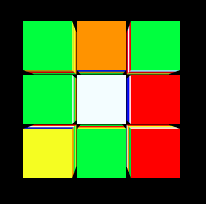
#> input picture tests/in/Cube_1.png, 206 x 204 px
$ python vision.py
#> lines starting #> are read from the running program, lines starting #| are printed output that depends on the picture; after the words box and inside, x2 and y2 are one past the last pixel; in counts of white or black regions, pixels touching at a corner belong together
'''
reference:
    1. Morphological processing
    -> https://blog.csdn.net/sunny2038/article/details/9137759
    -> https://www.jianshu.com/p/dcecaf62da71

    2. color spaces and color segmentation
    -> https://www.learnopencv.com/color-spaces-in-opencv-cpp-python/
    -> https://blog.csdn.net/Taily_Duan/article/details/51506776

    3. find contours
    -> https://blog.csdn.net/sunny2038/article/details/12889059

    4. get extreme points in contours
    -> https://www.pyimagesearch.com/2016/04/11/finding-extreme-points-in-contours-with-opencv/

    5. hsv color filter
    -> https://github.com/alkasm/colorfilters/blob/master/colorfilters/__init__.py

questions:
    1. why should we convert input image from bgr to hsv ?
    -> https://www.learnopencv.com/color-spaces-in-opencv-cpp-python/
'''

import cv2
import numpy as np
import setting


# Color threshold to find the squares
open_kernel = cv2.getStructuringElement(cv2.MORPH_RECT, (7, 7))
close_kernel = cv2.getStructuringElement(cv2.MORPH_RECT, (5, 5))

# 9 grids per face, 5 sample points per grid
sample_points = [[] for i in range(9)]
# [(x1, y1), (x2, y2)]
sample_border = [(0, 0),(100, 100)]


def straighten(contours: list) -> tuple:
    '''
        find the left-top and the right-bottom in every contour(a group of points).

         x1,y1 ------
         |          |
         |          |
         |          |
         --------x2,y2

        input:
            a list of contours

        output:
            a list of rectangles :[
                ((x1, y1), (x2, y2)),
                ((x1, y1), (x2, y2)),
                ((x1, y1), (x2, y2)),
                ...
            ]
    '''
    rects = []
    for cont in contours:

        left = tuple(cont[:, 0][cont[:, :, 0].argmin()])
        right = tuple(cont[:, 0][cont[:, :, 0].argmax()])
        top = tuple(cont[:, 0][cont[:, :, 1].argmin()])
        bottom = tuple(cont[:, 0][cont[:, :, 1].argmax()])

        # add left-top and right-bottom points
        rects.append(((left[0], top[1]), (right[0], bottom[1])))

    return rects


def sort_coordinate(grids: dict) -> list:
    '''
        sort rectangles arrording to their coordinates,
        so that we can know which col and row each color grid belongs to.

        input:
            grids : {
                (x1, y1):color,
                (x2, y2):color,
                (x3, y3):color,
                ...
            }

        output:
            colors in a face, a list with 9 colors: [
                color,color,color,
                color,color,color,
                color,color,color
            ],
    '''
    # sort coordinates by row
    coordinates = sorted(list(grids.keys()), key=lambda x_y: x_y[1])

    if not len(coordinates) == 9:
        # print(coordinates)
        return None

    face = [coordinates[:3], coordinates[3:6], coordinates[6:9]]

    for row in face:

        # sort coordinates inside a row by col
        row.sort(key=lambda x_y: x_y[0])

        # set color to a grid
        for i in range(3):
            row[i] = grids[row[i]].lower()
#> in _test_scan_cube, image is the input picture: shape (204, 206, 3); mean B, G, R 35.8, 104.3, 80.7

    return face[0] + face[1] + face[2]


# [18 lines left out: function hsv_range_mask, not called in this run]


def scan_cube(image, mode) -> list:
    '''
        Get the color of each small grid.

        input:
            image(bgr)

        output:
            colors in a face, a list with 9 colors: [
                color,color,color,
                color,color,color,
                color,color,color
            ],
            image: modified image
    '''
    if mode == 'm':
        return manual_find(image)

    if mode == 'a':
        return auto_find(image)


# [185 lines left out: functions sample_coordinates, five_points, border_points, count_sample_points, get_color, sample and 1 more, not called in this run]


def auto_find(image:np.ndarray) -> tuple:
    '''
        We don't know the position of rubik's cube in image,
        so we try to filter every color and morphologyEx
    '''
    hsv = cv2.cvtColor(image, cv2.COLOR_BGR2HSV)
#> hsv: shape (204, 206, 3); mean H, S, V 27.2, 128.6, 144
    grids = {}

    for color, (lower, upper) in setting.hsv_ranges.items():
        lower = np.array(lower, dtype=np.uint8)
        upper = np.array(upper, dtype=np.uint8)

        # get {color} blocks
        color_mask = cv2.inRange(hsv, lower, upper)

        # morphologyEx open: remove noise from the background
        color_mask = cv2.morphologyEx(color_mask, cv2.MORPH_OPEN, open_kernel, iterations=1)

        # morphologyEx close: remove noise from the foreground
        color_mask = cv2.morphologyEx(color_mask, cv2.MORPH_CLOSE, close_kernel, iterations=5)

        # find contours of grids
        cnts, _ = cv2.findContours(color_mask, cv2.RETR_EXTERNAL, cv2.CHAIN_APPROX_SIMPLE)

        rects = straighten(cnts)

        for rect in rects:
            grids[rect[0]] = color
            cv2.rectangle(image, rect[0], rect[1], setting.bgr_colors[color], 2)
#> this loop made 7 passes
#> (cnts, rects) on passes 2, 4, 6: ([[[131, 75], [131, 177], [179, 177], [179, 75]]], [((131, 75), (179, 177))]), ([[[23, 129], [23, 177], [71, 177], [71, 129]]], [((23, 129), (71, 177))]), ([[[77, 75], [77, 123], [125, 123], [125, 75]]], [((77, 75), (125, 123))])
#> rects on pass 5: [((131, 75), (179, 177)), ((77, 21), (125, 69))]
#> pass 1, in auto_find, `color_mask = cv2.inRange(hsv, lower, upper)`:
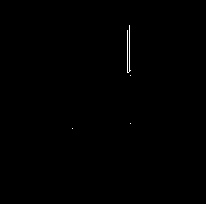
#> color_mask: shape (204, 206); 0.23% white in thin lines or dots, all inside (x1, y1, x2, y2) = (72, 25, 131, 129)
#> pass 2, in auto_find, `color_mask = cv2.inRange(hsv, lower, upper)`:
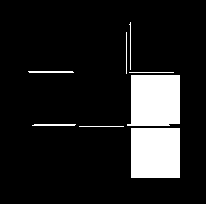
#> color_mask: shape (204, 206); 12.6% white; 8 white regions, largest, box (x1, y1, x2, y2) and area: (127, 75, 180, 126) 2486, (131, 128, 180, 178) 2450, (28, 71, 74, 73) 90
#> pass 2, in auto_find, `color_mask = cv2.morphologyEx(color_mask, cv2.MORPH_OPEN, open_kernel,..`:
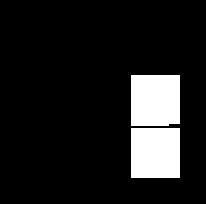
#> color_mask: shape (204, 206); 11.7% white; 2 white regions, box (x1, y1, x2, y2) and area: (131, 75, 180, 126) 2477, (131, 128, 180, 178) 2450
#> after the loop:
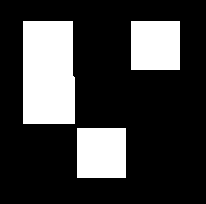
#> color_mask: shape (204, 206); 24% white; 3 white regions, box (x1, y1, x2, y2) and area: (23, 21, 75, 124) 5245, (77, 128, 126, 178) 2450, (131, 21, 180, 70) 2401
#> after the loop:
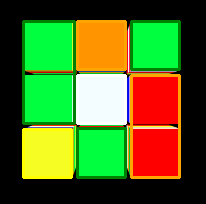
#> image: shape (204, 206, 3); 11.13% of pixels changed, all inside (x1, y1, x2, y2) = (22, 20, 181, 179)
#> after the loop, grids = {(131, 75): 'orange', (23, 129): 'yellow', (77, 21): 'orange', (77, 75): 'white', (77, 128): 'green', (131, 21): 'green', (23, 21): 'green'}

    result = sort_coordinate(grids)
    return result, image


def _test_sort_coordinate():

    grids = {
        (30, 30): 'color33',
        (10, 20): 'color21',
        (10, 10): 'color11',
        (20, 30): 'color32',
        (30, 20): 'color23',
        (20, 10): 'color12',
        (10, 30): 'color31',
        (30, 10): 'color13',
        (20, 20): 'color22'
    }

    a = sort_coordinate(grids)
    print(a)


def _test_scan_cube():

    image = cv2.imread('tests/in/Cube_1.png')
    # colors, face = scan_cube(image, 'm')
    colors, face = scan_cube(image, 'a')

    cv2.imshow('contours', image)
    cv2.waitKey()


if __name__ == "__main__":

    _test_sort_coordinate()
    _test_scan_cube()

$ run again, with tests/in/Cube_2.png copied over tests/in/Cube_1.png
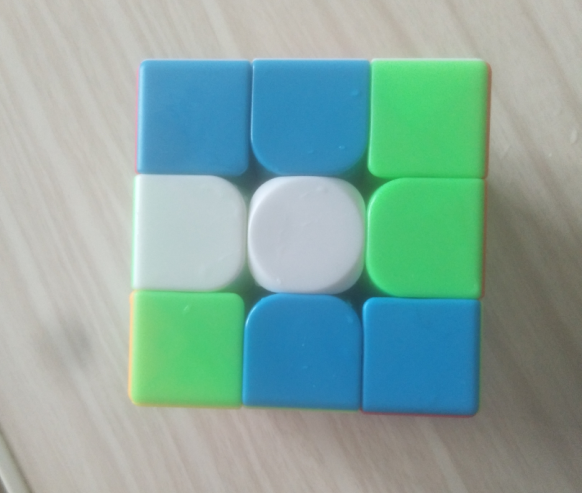
#> input picture tests/in/Cube_2.png, 582 x 493 px
#> in _test_scan_cube, image is the input picture: shape (493, 582, 3); mean B, G, R 161, 169, 136.3
#> hsv: shape (493, 582, 3); mean H, S, V 52.5, 69.8, 179.5
#> the loop in auto_find, `for color, (lower, upper) in setting.hsv_ranges.items():` made 7 passes
#> rects on passes 3, 6, 7: [((142, 61), (479, 413))], [((252, 184), (277, 211)), ((134, 176), (144, 284))], [((131, 270), (251, 408)), ((354, 59), (487, 297))]
#> pass 1, in auto_find, `color_mask = cv2.inRange(hsv, lower, upper)`:
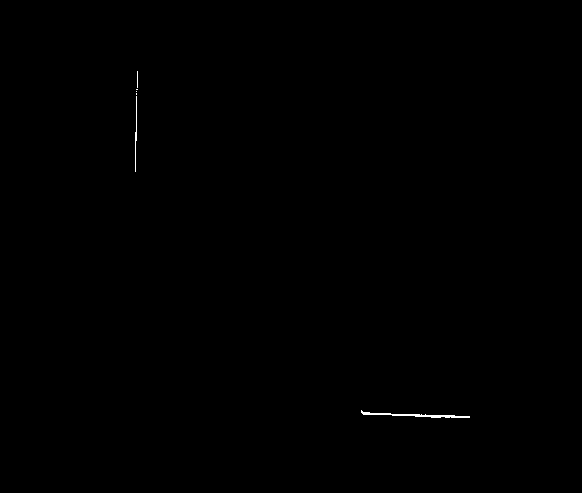
#> color_mask: shape (493, 582); 0.13% white in thin lines or dots, all inside (x1, y1, x2, y2) = (135, 71, 470, 418)
#> after the loop in auto_find, `for color, (lower, upper) in setting.hsv_ranges.items():`:
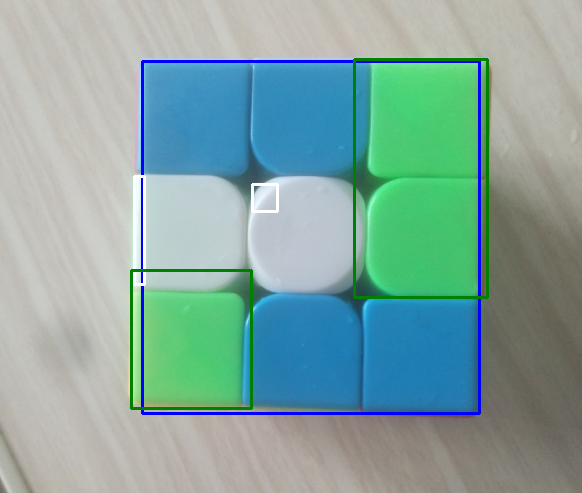
#> image: shape (493, 582, 3); 3% of pixels changed, all inside (x1, y1, x2, y2) = (130, 58, 489, 415)
#> after the loop in auto_find, `for color, (lower, upper) in setting.hsv_ranges.items():`: grids = {(142, 61): 'blue', (252, 184): 'white', (134, 176): 'white', (131, 270): 'green', (354, 59): 'green'}

$ run again, with tests/in/Cube_3.png copied over tests/in/Cube_1.png
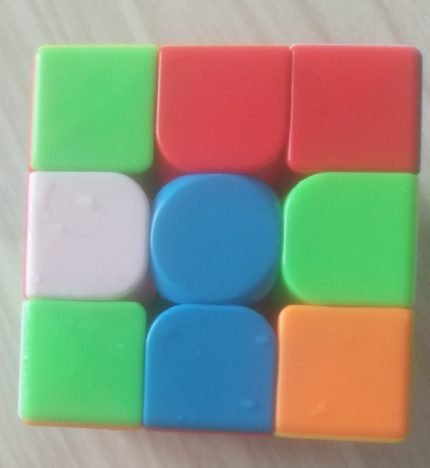
#> input picture tests/in/Cube_3.png, 430 x 468 px
#> in _test_scan_cube, image is the input picture: shape (468, 430, 3); mean B, G, R 132.8, 152.7, 145.4
#> hsv: shape (468, 430, 3); mean H, S, V 69, 111.8, 191.6
#> the loop in auto_find, `for color, (lower, upper) in setting.hsv_ranges.items():` made 7 passes
#> rects on passes 1, 3, 6: [((160, 44), (383, 182))], [((43, 46), (383, 429))], [((26, 172), (41, 293))]
#> pass 1, in auto_find, `color_mask = cv2.morphologyEx(color_mask, cv2.MORPH_CLOSE, close_kerne..`:
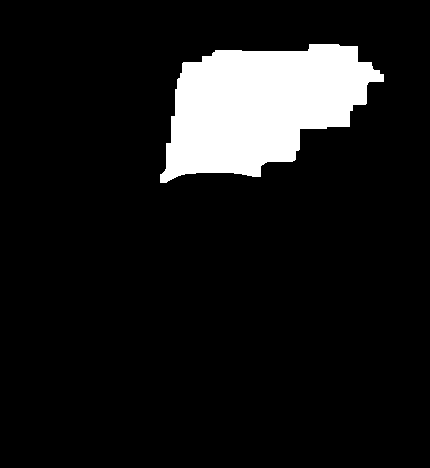
#> color_mask: shape (468, 430); 10% white; 1 white region, box (x1, y1, x2, y2) and area: (160, 44, 384, 183) 20190
#> after the loop in auto_find, `for color, (lower, upper) in setting.hsv_ranges.items():`:
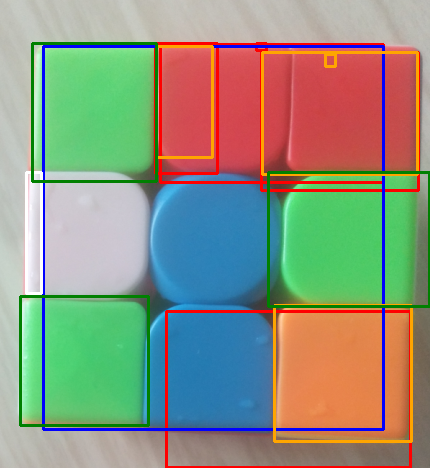
#> image: shape (468, 430, 3); 8.96% of pixels changed, all inside (x1, y1, x2, y2) = (19, 42, 430, 468)
#> after the loop in auto_find, `for color, (lower, upper) in setting.hsv_ranges.items():`: grids = 14 items
